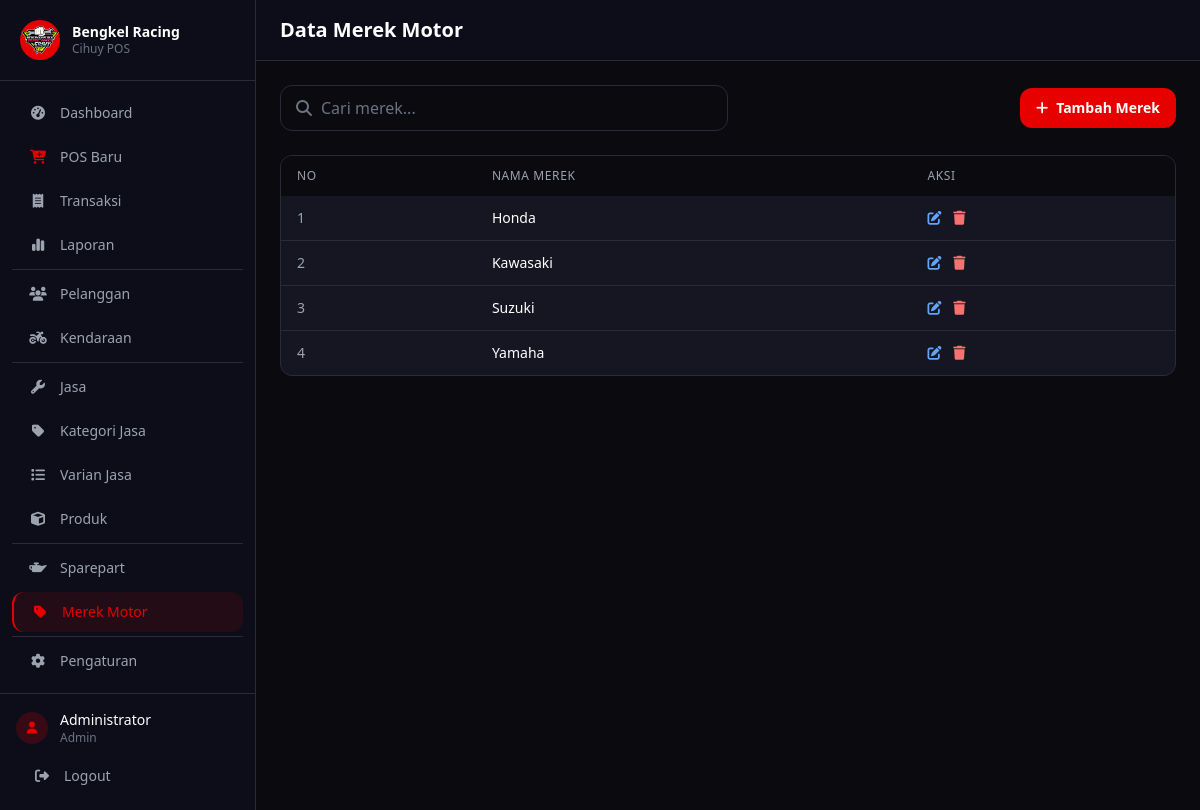
Screenshot of /pages/merek/index.php (signed in) with the database file from the repository.
### tables this page shows
CREATE TABLE merek (
    id INT AUTO_INCREMENT PRIMARY KEY,
    nama VARCHAR(50) NOT NULL UNIQUE
);

### pages/merek/index.php (the view, shortened to what this page needs)
<?php
require_once '../../config/database.php';
$search = $_GET['search'] ?? '';
$page = (int)($_GET['page'] ?? 1);
$limit = 20;
$offset = ($page - 1) * $limit;
if (!empty($search)) {
    $search_param = "%$search%";
    $stmt = $conn->prepare("SELECT COUNT(*) FROM merek WHERE nama LIKE ?");
    $stmt->bind_param("s", $search_param);
    $stmt->execute();
    $total = $stmt->get_result()->fetch_row()[0];
    $stmt = $conn->prepare("SELECT * FROM merek WHERE nama LIKE ? ORDER BY nama ASC LIMIT ? OFFSET ?");
    $stmt->bind_param("sii", $search_param, $limit, $offset);
    $stmt->execute();
    $result = $stmt->get_result();
} else {
    $result = $conn->query("SELECT * FROM merek ORDER BY nama ASC LIMIT $limit OFFSET $offset");
}
include '../../layout/header.php';
include '../../layout/sidebar.php';
?>
<div class="flex-1 flex flex-col w-full min-w-0">
    <header class="bg-[#0d0d1a] border-b border-[#2a2a3a] px-4 md:px-6 py-4 pl-16 md:pl-6">
        <div class="flex items-center justify-between">
            <h2 class="text-xl font-bold text-white">Data Merek Motor</h2>
        </div>
    </header>
    <main class="flex-1 p-4 md:p-6 overflow-y-auto">
        <div class="flex flex-col sm:flex-row justify-between items-stretch sm:items-center gap-3 mb-6">
            <form method="GET" class="flex-1 max-w-md">
                <div class="relative">
                    <i class="fas fa-search absolute left-4 top-1/2 -translate-y-1/2 text-gray-500"></i>
                    <input type="text" name="search" value="<?= htmlspecialchars($search) ?>"
                        placeholder="Cari merek..."
                        class="w-full px-4 py-2.5 pl-10 bg-[#0a0a0f] border border-[#2a2a3a] rounded-xl text-white placeholder-gray-500 focus:outline-none focus:border-[#e60000]">
                </div>
            </form>
            <a href="tambah.php"
                class="w-full sm:w-auto text-center px-4 py-2.5 bg-[#e60000] hover:bg-[#ffd700] text-white text-sm font-semibold rounded-xl transition-colors">
                <i class="fas fa-plus mr-2"></i>Tambah Merek
            </a>
        </div>
        <div class="bg-[#161622] rounded-xl border border-[#2a2a3a] overflow-hidden">
            <div class="table-responsive">
            <table class="table-custom w-full">
                <thead>
                    <tr class="bg-[#0a0a0f]">
                        <th class="px-4 py-3 text-left text-xs font-medium text-gray-400 uppercase tracking-wider">No</th>
                        <th class="px-4 py-3 text-left text-xs font-medium text-gray-400 uppercase tracking-wider">Nama Merek</th>
                        <th class="px-4 py-3 text-left text-xs font-medium text-gray-400 uppercase tracking-wider">Aksi</th>
                    </tr>
                </thead>
                <tbody class="divide-y divide-[#2a2a3a]">
                    <?php
                    $no = $offset + 1;
                    while ($row = $result->fetch_assoc()):
                    ?>
                    <tr class="hover:bg-white/[0.02] transition-colors">
                        <td class="px-4 py-3 text-sm text-gray-400"><?= $no++ ?></td>
                        <td class="px-4 py-3 text-sm text-white font-medium"><?= htmlspecialchars($row['nama']) ?></td>
                        <td class="px-4 py-3 text-sm">
                            <a href="edit.php?id=<?= $row['id'] ?>" class="text-blue-400 hover:text-blue-300 mr-2">
                                <i class="fas fa-edit"></i>
                            </a>
                            <a href="hapus.php?id=<?= $row['id'] ?>"
                                class="text-red-400 hover:text-red-300"
                                onclick="return confirm('Yakin ingin menghapus merek ini?')">
                                <i class="fas fa-trash"></i>
                            </a>
                        </td>
                    </tr>
                    <?php endwhile; ?>
                </tbody>
            </table>
            </div>
        </div>
    </main>
</div>
<?php include '../../layout/footer.php'; ?>

### assets/css/style.css (style rules this page uses)
* { transition: background-color 0.2s, border-color 0.2s; }
.table-custom th { font-size: 0.75rem; text-transform: uppercase; letter-spacing: 0.05em; }
.table-responsive { overflow-x: auto; -webkit-overflow-scrolling: touch; }

### rows the page displays
merek: nama "Honda"
merek: nama "Kawasaki"
merek: nama "Suzuki"
merek: nama "Yamaha"

### other values shown
$item['label'] "Dashboard"
$item['label'] "POS Baru"
$item['label'] "Transaksi"
$item['label'] "Laporan"
$item['label'] "Pelanggan"
$item['label'] "Kendaraan"
$item['label'] "Jasa"
$item['label'] "Kategori Jasa"
$item['label'] "Varian Jasa"
$item['label'] "Produk"
$item['label'] "Sparepart"
$item['label'] "Merek Motor"
$item['label'] "Pengaturan"
$_SESSION['nama'] "Administrator"
$_SESSION['role'] "Admin"
